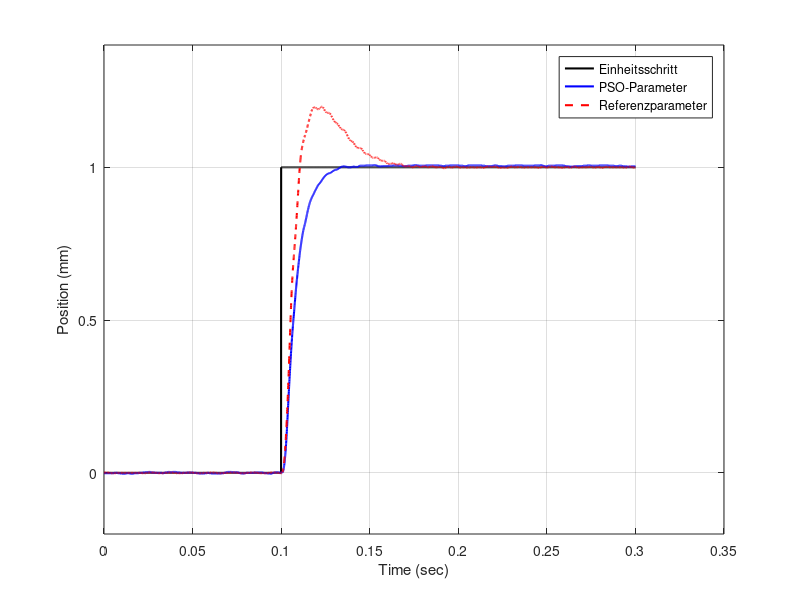
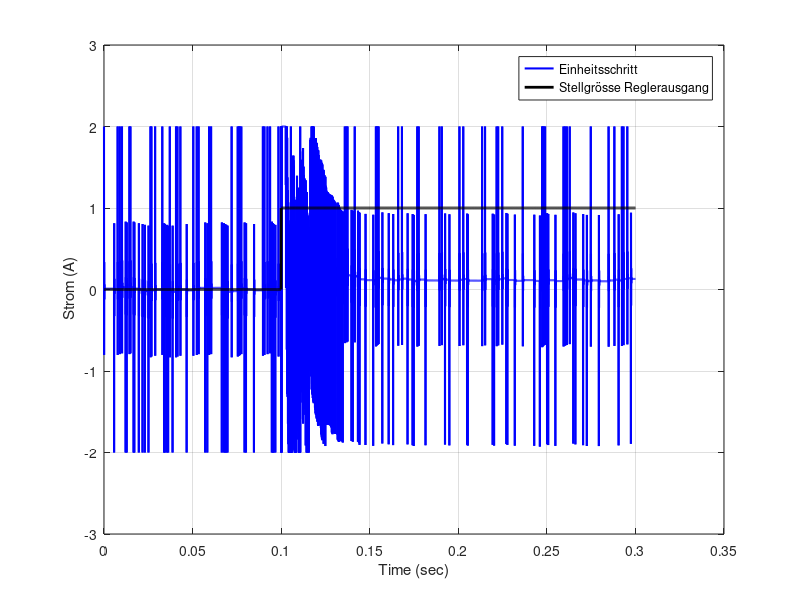
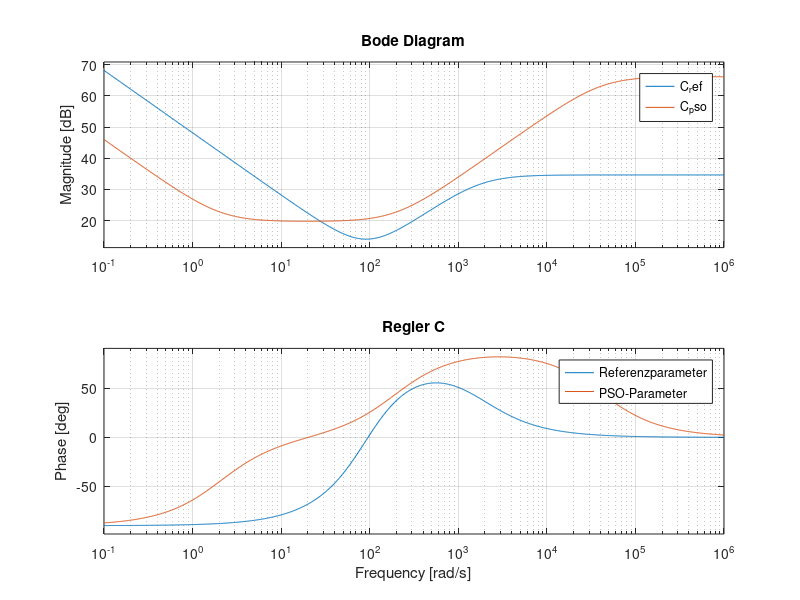
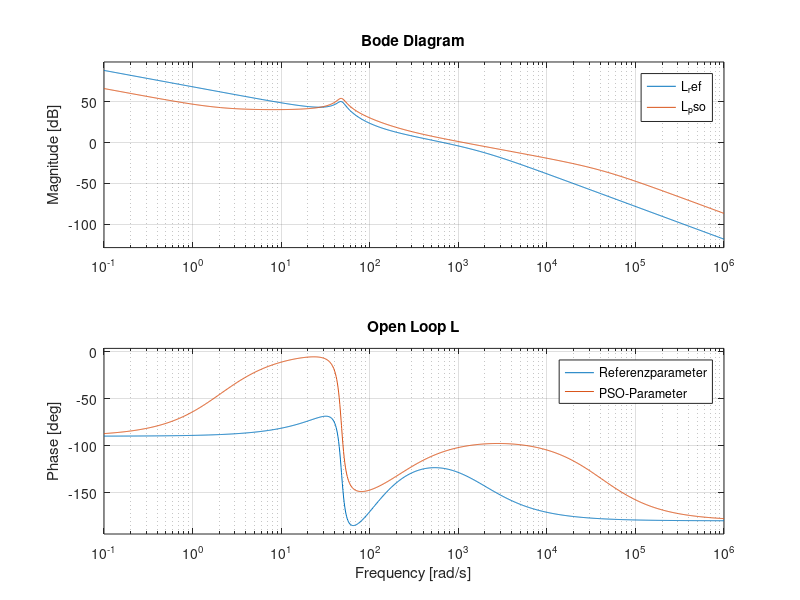

Here is the MATLAB script that generated these plots, in order:
clc, clear variables
s = tf('s');

%% System

Ks = 10;
D = 0.1;
w0 = 48;
% 
G_voicecoil = Ks * w0^2 / (s^2 + 2*D*w0*s + w0^2);

%% Referenzwerte
Kp = 4.92;
Ti = 19.2e-3;
Td = 5.7e-3;
Tf = 0.57e-3;;
filter = s / (Tf * s + 1);
C_ref = Kp * (Td * filter + 1 + 1/(Ti*s))

%% PSO-Werte
Kp = 9.79;
Ti = 0.49;
Td = 0.005;
Tf = 1.21e-3 / 50;
filter = s / (Tf * s + 1);
C_pso = Kp * (Td * filter + 1 + 1/(Ti*s))

%% Sensitivitäten & Übertragungsfunktionen
L_ref = C_ref * G_voicecoil;
L_pso = C_pso * G_voicecoil;

S_ref = feedback(1, L_ref);
S_pso = feedback(1, L_pso);

T_ref = 1 - S_ref;
T_pso = 1 - S_pso;

SP_ref = G_voicecoil * S_ref;
SP_pso = G_voicecoil * S_pso;

% 80 – Regler
figure(80); clf;
bode(C_ref, C_pso), grid on
legend('Referenzparameter','PSO-Parameter')
title('Regler C')

% 81 – Loop Gain L
figure(81); clf;
bode(L_ref, L_pso), grid on
legend('Referenzparameter','PSO-Parameter')
title('Open Loop L')

% 82 – Sensitivity S
figure(82); clf;
bode(S_ref, S_pso), grid on
legend('Referenzparameter','PSO-Parameter')
title('Sensitivität S')

% 83 – Komplementäre Sensitivität T
figure(83); clf;
bode(T_ref, T_pso), grid on
legend('Referenzparameter','PSO-Parameter')
title('Führungsübertragungsfunktion T')


%% Plot
ref  = load('step_meas_ref.mat'); % save step_meas_ref data
pso  = load('step_meas_pso.mat'); % save step_meas_pso data

figure(1); clf;

% --- Einheitssprung (einmal aus REF) ---
plot(ref.data.time, ref.data.signals(1).values, 'k', 'LineWidth', 1.5);
hold on;

% --- Position PSO ---
plot(pso.data.time, pso.data.signals(2).values, 'b', 'LineWidth', 1.5);

% --- Position REF ---
plot(ref.data.time, ref.data.signals(2).values, 'r--', 'LineWidth', 1.5);

ylim([-0.2 1.4]);
grid on;

xlabel('Time (sec)');
ylabel('Position (mm)');
legend('Einheitsschritt', 'PSO-Parameter', 'Referenzparameter');

figure(2); clf;

% PSO-Stellgrösse
plot(pso.data.time, pso.data.signals(3).values, 'b', 'LineWidth', 1.5);
hold on;

% Einheitssprung (einmal aus REF)
plot(ref.data.time, ref.data.signals(1).values, 'k', 'LineWidth', 2);

ylim([-3 3]);
grid on;

xlabel('Time (sec)');
ylabel(' Strom (A)');
legend('Einheitsschritt', 'Stellgrösse Reglerausgang');
